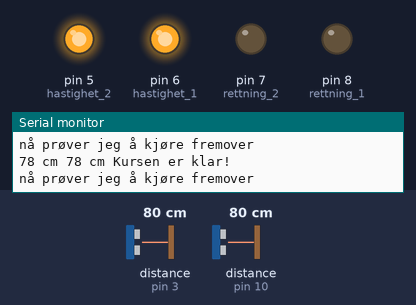
Bench run of a sketch on a simulated Arduino Uno, built with avr-gcc and run on an emulated ATmega328P. Parts: output pins drawn as LEDs (lit = HIGH), the last lines printed to the serial monitor. Wiring (inferred from the names in the program): 2 × ultrasonic range finder: trigger pin 2, echo pin 3 / trigger pin 9, echo pin 10. Inputs (shaded band) come from the test bench; at power-on: distance to the obstacle (sensors on pin 3, pin 10) 80 cm. The echo pulse lasts 58.3 µs per cm; pins used as bus, display or sensor lines are not drawn.

Above: at 1.2 s.
1.3 s: distance to the obstacle (sensor on pin 3) set to 44 cm
4.3 s: distance to the obstacle (sensor on pin 3) set to 38 cm
At 5.2 s:
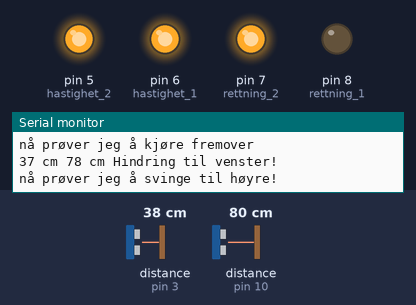
5.8 s: distance to the obstacle (sensor on pin 10) set to 12 cm
7.6 s: distance to the obstacle (sensor on pin 10) set to 9 cm
At 9.6 s:
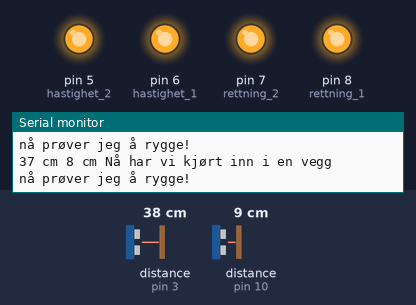
9.9 s: distance to the obstacle (sensor on pin 10) set to 18 cm
At 11.0 s:
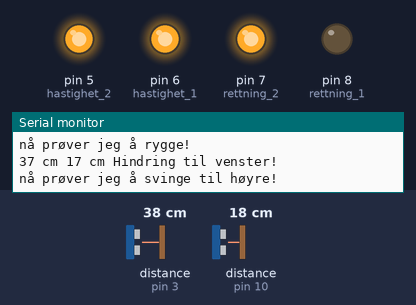
11.9 s: distance to the obstacle (sensor on pin 3) set to 60 cm
At 13.3 s:
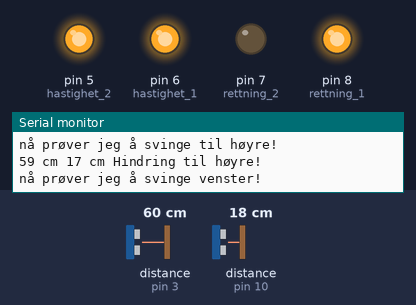
Timing chart, 0 to 14.9 s (numbered marks = the images above; inputs shaded):
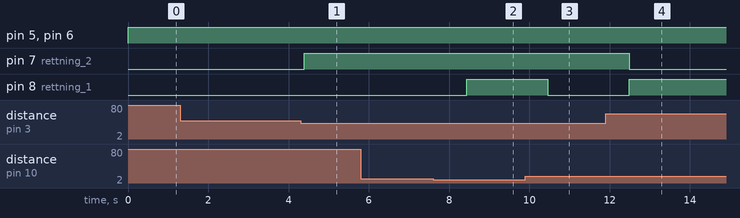

Measured:
- the behaviour switches between 41 and 40 cm on distance to the obstacle (sensor on pin 3) (found by bisection; images 0 and 1)
- the behaviour switches between 11 and 10 cm on distance to the obstacle (sensor on pin 10) (found by bisection; images 1 and 2)
- after the input at 4.3 s, pin 7 (rettning_2): LOW → HIGH after 0.10 s
- after the input at 7.6 s, pin 8 (rettning_1): LOW → HIGH after 0.84 s
- after the input at 9.9 s, pin 8 (rettning_1): HIGH → LOW after 0.56 s
- after the input at 11.9 s, pin 7 (rettning_2): HIGH → LOW after 0.58 s; pin 8 (rettning_1): LOW → HIGH after 0.58 s

The sketch:

function_rover_med_ultrasound.ino
```cpp
//Spare rover motor-pin-nummer i variabler med navn vi husker
int hastighet_1 = 6; //Motor 1 hastighetskontroll
int hastighet_2 = 5; //Motor 2 hastighetskontroll
int rettning_1 = 8; //Motor 1 rettningkontroll
int rettning_2 = 7; //Motor 2 rettningkontroll

// define pins for two HC-SR04, Ultrasonic range finder sensors
const int trigPin1 = 2;
const int echoPin1 = 3;
const int trigPin2 = 9;
const int echoPin2 = 10;

//Pin 1 (TX) og 2 (RX) blir brukt til serikommunikasjon

void setup() {
  // gjør så at vi kan bruke motor-pinsa
  pinMode(hastighet_1, OUTPUT);
  pinMode(hastighet_2, OUTPUT);
  pinMode(rettning_1, OUTPUT);
  pinMode(rettning_2, OUTPUT);
  //Gjør så vi kan bruke pins koblet til sensorer
  pinMode(trigPin1, OUTPUT); // Sets the trigPin as an Output
  pinMode(echoPin1, INPUT); // Sets the echoPin as an Input
  pinMode(trigPin2, OUTPUT); // Sets the trigPin as an Output
  pinMode(echoPin2, INPUT); // Sets the echoPin as an Input

  // Starter seriekommunikajon via USB på pin 1 og 0
  Serial.begin(9600); //Husk BAUD 9600 på serial monitor, det er hastiheten på antall tegn i sekundet
}


void loop() {

  //Mål avstand med to sensorer med hjelp av en funksjon, se nederst.
  int distance1 = measureDistance(trigPin1, echoPin1);
  int distance2 = measureDistance(trigPin2, echoPin2);
  //nå har vi to oppdaterte målinger under variable-navn: distance1 og distance2

//Her så sjekker vi mange ulike kombinasjoner av de to sensorerne for å bestemme oss for vilken rettning vi ønsker å kjøre roveren
  if (distance1 < 10 || distance2 < 10 ) { //   "||" <- Dette betyr "eller", så om noen maler kort avstand, rygge.
    Serial.println("Nå har vi kjørt inn i en vegg");//Sender tekst til serial monitor
    bakover(); //Kjører all kode i funksjonen som heter bakover(), se nederst.
    delay(1000); //rygge i 1 sekund innen neste måling og kursendring
  }
  else {
    if (distance1 > 40 && distance2 > 40) { //   "&&" <- Dette betyr "også", så om begge maler langt avstand, kjør på
      Serial.println("Kursen er klar!"); //Sender tekst til serial monitor
      fremover(); //Kjører all kode i funksjonen som heter fremover(), se nederst.
      delay(100); //vent 0.1 sekund innen neste måling og kursendring
    }
    else {
      if (distance1 < 40) { //Om den ser en hindring til venster, sving høyre
        Serial.println("Hindring til venster!"); //Sender tekst til serial monitor
        sving_hoyre(); //Kjører all kode i funksjonen som heter sving_hoyre(), se nederst.
        delay(1000); //vent 1 sekund innen neste måling og kursendring
      }
      else {
        if (distance2 < 40) { //Om den ser en hindring til høyre, sving venster
          Serial.println("Hindring til høyre!"); //Sender tekst til serial monitor
          sving_venster(); //Kjører all kode i funksjonen som heter sving_høyre(), se nederst.
          delay(1000); //vent 1 sekund innen neste måling og kursendring
        }
      }
    }
  }
} //Her slutter loopen


//HER KAN DU LAGE EGNE FUNKSJONER, kopier en å endre på inneholdet

void fremover() {
  Serial.println("nå prøver jeg å kjøre fremover");//Sender tekst til serial monitor
  //kjør belte 1 fremover, full gass
  digitalWrite(rettning_1, LOW); //LOW betyr fremover!
  analogWrite(hastighet_1, 255); //255 er full gass! 100 er slow
  //kjør belte 2 fremover, full gass
  digitalWrite(rettning_2, LOW); //LOW betyr fremover!
  analogWrite(hastighet_2, 255); //255 er full gass! 100 er slow
}

void bakover() {
  Serial.println("nå prøver jeg å rygge!");//Sender tekst til serial monitor
  //kjør belte 1 bakover, full gass
  digitalWrite(rettning_1, HIGH); //HIGH betyr bakover!
  analogWrite(hastighet_1, 255); //255 er full gass! 100 er slow
  //kjør belte 2 bakover, full gass
  digitalWrite(rettning_2, HIGH); //HIGH betyr bakover!
  analogWrite(hastighet_2, 255); //255 er full gass! 100 er slow
}

void sving_venster() {
  Serial.println("nå prøver jeg å svinge venster!");//Sender tekst til serial monitor
  //kjør belte 1 bakover, full gass
  digitalWrite(rettning_1, HIGH); //HIGH betyr bakover!
  analogWrite(hastighet_1, 255); //255 er full gass! 100 er slow
  //kjør belte 2 fremover, full gass
  digitalWrite(rettning_2, LOW); //LOW betyr fremover!
  analogWrite(hastighet_2, 255); //255 er full gass! 100 er slow
}

void sving_hoyre() {
  Serial.println("nå prøver jeg å svinge til høyre!");//Sender tekst til serial monitor
  //kjør belte 1 fremover, full gass
  digitalWrite(rettning_1, LOW); //LOW betyr fremover!
  analogWrite(hastighet_1, 255); //255 er full gass! 100 er slow
  //kjør belte 2 bakover, full gass
  digitalWrite(rettning_2, HIGH); //HIGH betyr bakover!
  analogWrite(hastighet_2, 255); //255 er full gass! 100 er slow
}


int measureDistance(int trigPin, int echoPin) {
  //MÅL AVSTAND med en sensor
  // Pulses the trigPin; HIGH state for 10 micro seconds then LOW, this triggers the sound pulse.
  digitalWrite(trigPin, HIGH);
  delayMicroseconds(10);
  digitalWrite(trigPin, LOW);
  long  duration = pulseIn(echoPin, HIGH);  // Reads the echoPin and measures the time until it detects an echo, returns the sound wave travel time in microseconds
  int distance = duration * 0.034 / 2; // Calculating the distance from the time it took the soundwave to go back and forth: (duration * 0.034 cm/microsecond)/2
  // Prints the distance in cm on the Serial Monitor, for our amusement :)
    Serial.print(distance);//Sender tekst til serial monitor
  Serial.print (" cm ");//Sender tekst til serial monitor
  //SLUTT PÅ SENSORKODE, nå har vi en oppdatert måling under variable-navn: distance
  return distance;
}
```
